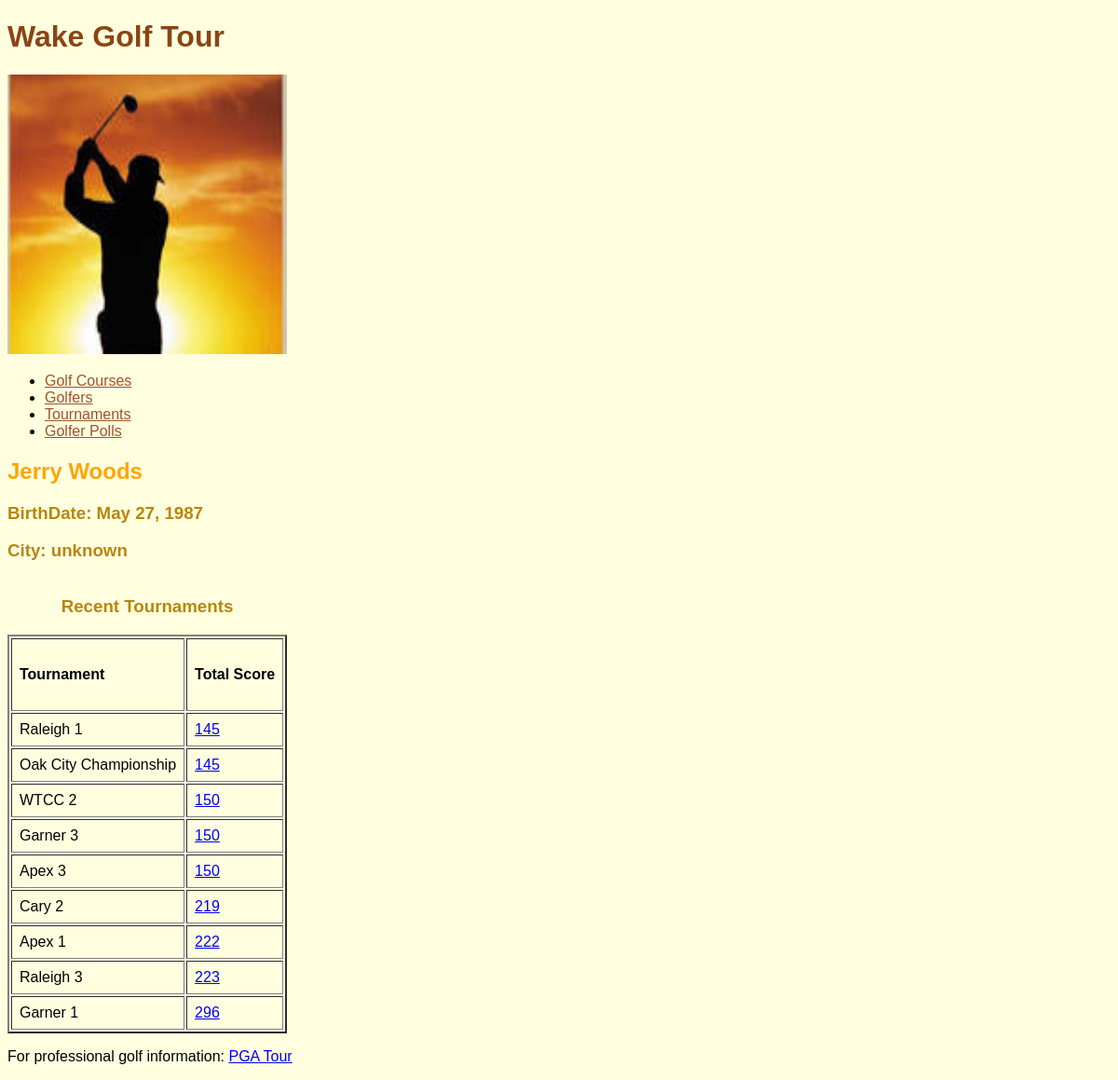
The page /golfer/1/ on the database its author committed.
### golfer/models.py (models this page shows, shortened)
class Golfer(models.Model):
    golfer_id = models.IntegerField(primary_key=True)
    golfer_name = models.TextField()
    golfer_birthdate = models.DateField()
    golfer_city = models.TextField(default="unknown", blank=True)
    class Meta:
        managed = True
        db_table = 'Golfer'

### tournament/models.py (models this page shows, shortened)
class Tournament(models.Model):
    tourn_id = models.IntegerField(primary_key=True)
    tourn_name = models.TextField()
    tourn_course = models.ForeignKey(GolfCourse, models.DO_NOTHING)
    tourn_start_date = models.DateField()
    tourn_num_rounds = models.IntegerField()
    tourn_num_golfers = models.IntegerField()
    class Meta:
        managed = False
        db_table = 'Tournament'

### golfer/views.py (the view)
# urls.py: path('<int:pk>/',views.GolferDetailView.as_view(),name='golfer_detail'),
class GolferDetailView(generic.DetailView):
    model = Golfer
    template_name = 'golfer/golfer_detail.html'
    def get_context_data(self, **kwargs):
        context = super(GolferDetailView, self).get_context_data(**kwargs)
        golfer = self.get_object()
        context['golfer'] = golfer
        context['scores'] = GolferRoundScores.getTournScoresByGolfer(golfer.golfer_id)
        return context

### golfer/models.py (called while the page is built)
    def getGolferName(self):
        return self.tg_golfer.golfer_name

    def getTournName(self):
        return self.tg_tourn.tourn_name

### golfer/templates/golfer/golfer_detail.html (shortened to what this page needs)
{% extends parent_template|default:"golfer/base_golfer.html" %}
{% block content %}
  <h2>{{ golfer.golfer_name }}</h2>
  <h3> BirthDate: {{ golfer.golfer_birthdate }}</h3>
  <h3> City: {{ golfer.golfer_city }}</h3>
  <dl>
    <table class="Recent Tournaments" border="2" cellpadding="8">
      <caption><h3>Recent Tournaments</h3></caption>
      <tr>
        <td><h4>Tournament</h4></td>
        <td><h4>Total Score</h4></td>
      </tr>
      {% for score in scores %}
        <tr>
          <td>{{ score.tournament_name }}</td>
          <td>
            <a href="/golfer/{{ score.tourn_golfer_id }}/round_scores">
               {{ score.total_score }} </a>
          </td>
        </tr>
      {% endfor %}
    </table>
  </dl>
{% endblock %}

### golfer/static/golfer/styles.css (style rules this page uses)
body { background-color: lightyellow; font-family: Verdana, Geneva, sans-serif }
h2 { color: orange; font-family: "Comic Sans MS", cursive, sans-serif margin-left: 20px; }
h3 { color: darkgoldenrod; font-family: "Arial Black", Gadget, sans-serif }

### rows shown on the page
Golfer: golfer_name "Jerry Woods", golfer_birthdate "May 27, 1987", golfer_city "unknown"
Tournament: tournament_name "Raleigh 1"
Tournament: tournament_name "Oak City Championship"
Tournament: tournament_name "WTCC 2"
Tournament: tournament_name "Garner 3"
Tournament: tournament_name "Apex 3"
Tournament: tournament_name "Cary 2"
Tournament: tournament_name "Apex 1"
Tournament: tournament_name "Raleigh 3"
Tournament: tournament_name "Garner 1"

### other values the page prints
{{ score.total_score }} "145" "145" "150" "150" "150" "219" "222" "223" "296"
